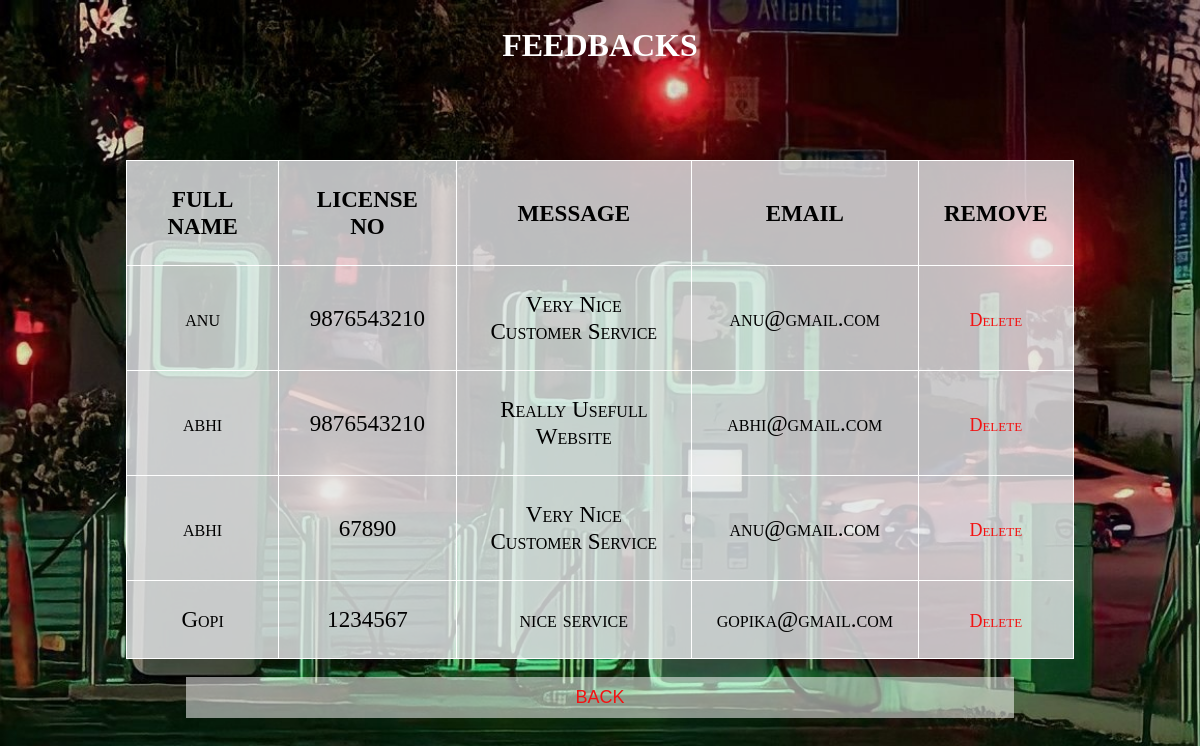
Page /feedback_list/ on the committed database.
### my_app/models.py (models this page shows)
class feed(models.Model):
    fullname=models.CharField(max_length=20)
    phone=models.IntegerField()
    message=models.CharField(max_length=20)
    email=models.EmailField()

### my_app/views.py (the view)
# urls.py: path('feedback_list/',views.feedback_list,name='feedback_list'),
def feedback_list(request):
    data=feed.objects.all()
    return render(request,'feedback_list.html',{'data':data})

### my_app/templates/feedback_list.html (shortened to what this page needs)
{% load static %}
<!DOCTYPE html>
<html>
<head>
</head>
    <div class="container">
        <center>
        <h2 >
          FEEDBACKS
        </h2><br><br><br></center>
        <p class="text-center">
          <body>
            <table border="1"
               align="center"><b><i>
              <tr>
                  <th>FULL NAME</th>
                  <th>LICENSE NO</th>
                  <th>MESSAGE</th>
                  <th>EMAIL</th>
                  <th>REMOVE</th>
              </tr>
              {% for i in data %}
              <tr>
                  <td>{{i.fullname}}</td>
                  <td>{{i.phone}}</td>
                  <Td>{{i.message}}</Td>
                  <td>{{i.email}}</td>
                  <td><a href="/delete_record3/{{i.id}}">Delete</a></td>
              </tr></i></b>
              {% endfor %}
          </table>
          <br>
          <center><button><a href="/admin_home">BACK</a></button></center>
</body>
</html>

### rows in the picture
feed: fullname "anu", phone "9876543210", message "Very Nice Customer Service", email "anu@gmail.com"
feed: fullname "abhi", phone "9876543210", message "Really Usefull Website", email "abhi@gmail.com"
feed: fullname "abhi", phone "67890", message "Very Nice Customer Service", email "anu@gmail.com"
feed: fullname "Gopi", phone "1234567", message "nice service", email "gopika@gmail.com"
